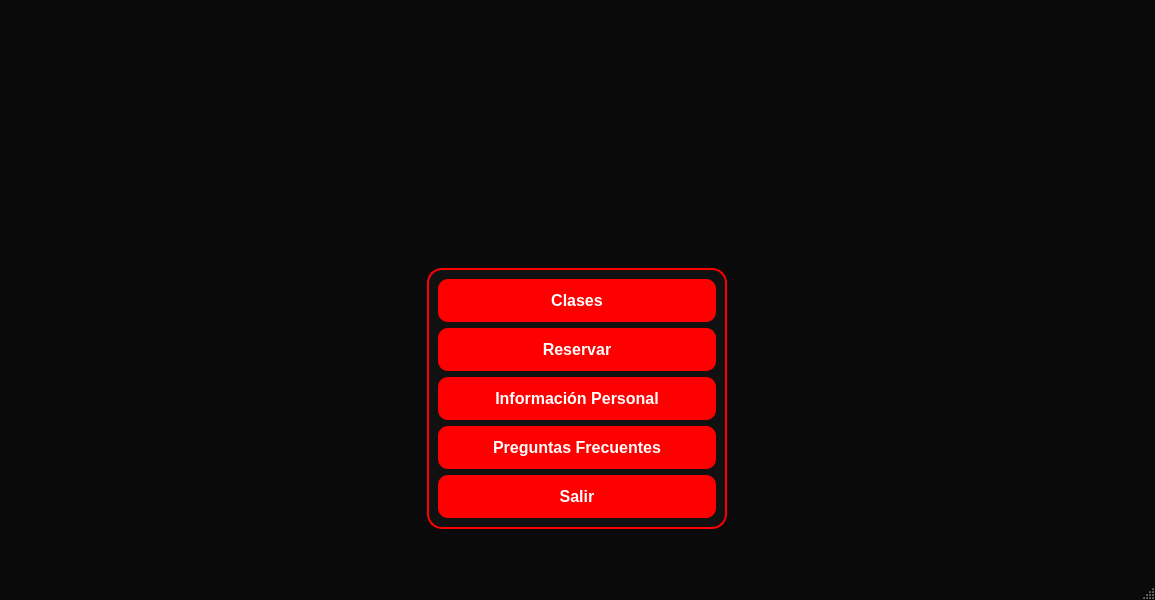
<?xml version="1.0" encoding="UTF-8"?>
<ui version="4.0">
 <class>clienteindex</class>
 <widget class="QMainWindow" name="clienteindex">
  <property name="geometry">
   <rect>
    <x>0</x>
    <y>0</y>
    <width>1155</width>
    <height>600</height>
   </rect>
  </property>
  <property name="minimumSize">
   <size>
    <width>800</width>
    <height>600</height>
   </size>
  </property>
  <property name="windowTitle">
   <string>MainWindow</string>
  </property>
  <property name="styleSheet">
   <string notr="true">/* =========================================
   1. FONDO DE LA VENTANA (MAINWINDOW)
   ========================================= */
QMainWindow, #centralwidget {
    background-color: #0a0a0a; /* Negro oscuro profundo */
}

/* =========================================
   2. TEXTOS (LABELS)
   ========================================= */
QLabel {
    color: #ffffff; /* Texto blanco */
}

/* =========================================
   3. CAJAS DE TEXTO (USUARIO Y CONTRASEÑA)
   ========================================= */
QLineEdit {
    background-color: rgba(30, 30, 30, 200); /* Gris oscuro semi-transparente */
    border: 2px solid #555555; /* Borde gris apagado por defecto */
    border-radius: 10px; /* Esquinas redondeadas */
    color: #ffffff; /* Letras blancas al escribir */
    padding: 10px;
    font-size: 14px;
}

/* Efecto Neón cuando le das clic a la caja para escribir */
QLineEdit:focus {
    border: 2px solid #ff0000; /* Borde rojo brillante */
    background-color: rgba(50, 20, 20, 200); /* Un ligero tono rojizo en el fondo */
}

/* =========================================
   4. BOTÓN PRINCIPAL (ENTRAR)
   ========================================= */
QPushButton {
    background-color: #ff0000; /* Rojo sólido ZoomFit */
    color: white;
    border-radius: 10px;
    padding: 12px;
    font-size: 16px;
    font-weight: bold;
}

/* Efecto cuando pasas el mouse por encima del botón */
QPushButton:hover {
    background-color: #cc0000; /* Rojo más oscuro para dar efecto de clic */
}</string>
  </property>
  <widget class="QWidget" name="centralwidget">
   <layout class="QVBoxLayout" name="verticalLayout_2">
    <item>
     <layout class="QVBoxLayout" name="verticalLayout">
      <item>
       <layout class="QHBoxLayout" name="horizontalLayout_2">
        <item>
         <spacer name="horizontalSpacer">
          <property name="orientation">
           <enum>Qt::Horizontal</enum>
          </property>
          <property name="sizeType">
           <enum>QSizePolicy::Ignored</enum>
          </property>
          <property name="sizeHint" stdset="0">
           <size>
            <width>40</width>
            <height>20</height>
           </size>
          </property>
         </spacer>
        </item>
        <item>
         <widget class="QLabel" name="label">
          <property name="sizePolicy">
           <sizepolicy hsizetype="Ignored" vsizetype="Preferred">
            <horstretch>0</horstretch>
            <verstretch>0</verstretch>
           </sizepolicy>
          </property>
          <property name="maximumSize">
           <size>
            <width>16777215</width>
            <height>350</height>
           </size>
          </property>
          <property name="text">
           <string/>
          </property>
          <property name="pixmap">
           <pixmap>../img/clienteindex.png</pixmap>
          </property>
          <property name="scaledContents">
           <bool>true</bool>
          </property>
         </widget>
        </item>
        <item>
         <spacer name="horizontalSpacer_2">
          <property name="orientation">
           <enum>Qt::Horizontal</enum>
          </property>
          <property name="sizeType">
           <enum>QSizePolicy::Ignored</enum>
          </property>
          <property name="sizeHint" stdset="0">
           <size>
            <width>40</width>
            <height>20</height>
           </size>
          </property>
         </spacer>
        </item>
       </layout>
      </item>
      <item>
       <spacer name="verticalSpacer">
        <property name="orientation">
         <enum>Qt::Vertical</enum>
        </property>
        <property name="sizeType">
         <enum>QSizePolicy::Preferred</enum>
        </property>
        <property name="sizeHint" stdset="0">
         <size>
          <width>20</width>
          <height>40</height>
         </size>
        </property>
       </spacer>
      </item>
      <item>
       <layout class="QHBoxLayout" name="horizontalLayout_9">
        <item>
         <spacer name="horizontalSpacer_3">
          <property name="orientation">
           <enum>Qt::Horizontal</enum>
          </property>
          <property name="sizeType">
           <enum>QSizePolicy::Preferred</enum>
          </property>
          <property name="sizeHint" stdset="0">
           <size>
            <width>40</width>
            <height>20</height>
           </size>
          </property>
         </spacer>
        </item>
        <item>
         <widget class="QFrame" name="frame">
          <property name="maximumSize">
           <size>
            <width>300</width>
            <height>16777215</height>
           </size>
          </property>
          <property name="styleSheet">
           <string notr="true">QFrame {
    border: 2px solid #ff0000;
    border-radius: 15px;
    background-color: rgba(20, 20, 20, 180); /* Ligeramente transparente */
}</string>
          </property>
          <property name="frameShape">
           <enum>QFrame::StyledPanel</enum>
          </property>
          <property name="frameShadow">
           <enum>QFrame::Raised</enum>
          </property>
          <layout class="QVBoxLayout" name="verticalLayout_3">
           <item>
            <widget class="QPushButton" name="clasesc">
             <property name="font">
              <font>
               <pointsize>-1</pointsize>
               <weight>75</weight>
               <bold>true</bold>
              </font>
             </property>
             <property name="text">
              <string>Clases</string>
             </property>
            </widget>
           </item>
           <item>
            <widget class="QPushButton" name="reservarc">
             <property name="font">
              <font>
               <pointsize>-1</pointsize>
               <weight>75</weight>
               <bold>true</bold>
              </font>
             </property>
             <property name="text">
              <string>Reservar</string>
             </property>
            </widget>
           </item>
           <item>
            <widget class="QPushButton" name="datosc">
             <property name="font">
              <font>
               <pointsize>-1</pointsize>
               <weight>75</weight>
               <bold>true</bold>
              </font>
             </property>
             <property name="text">
              <string>Información Personal</string>
             </property>
            </widget>
           </item>
           <item>
            <widget class="QPushButton" name="prgf">
             <property name="text">
              <string>Preguntas Frecuentes</string>
             </property>
            </widget>
           </item>
           <item>
            <widget class="QPushButton" name="salir">
             <property name="font">
              <font>
               <pointsize>-1</pointsize>
               <weight>75</weight>
               <bold>true</bold>
              </font>
             </property>
             <property name="text">
              <string>Salir</string>
             </property>
            </widget>
           </item>
          </layout>
         </widget>
        </item>
        <item>
         <spacer name="horizontalSpacer_4">
          <property name="orientation">
           <enum>Qt::Horizontal</enum>
          </property>
          <property name="sizeType">
           <enum>QSizePolicy::Preferred</enum>
          </property>
          <property name="sizeHint" stdset="0">
           <size>
            <width>40</width>
            <height>20</height>
           </size>
          </property>
         </spacer>
        </item>
       </layout>
      </item>
     </layout>
    </item>
    <item>
     <spacer name="verticalSpacer_2">
      <property name="orientation">
       <enum>Qt::Vertical</enum>
      </property>
      <property name="sizeType">
       <enum>QSizePolicy::Preferred</enum>
      </property>
      <property name="sizeHint" stdset="0">
       <size>
        <width>20</width>
        <height>40</height>
       </size>
      </property>
     </spacer>
    </item>
   </layout>
  </widget>
  <widget class="QStatusBar" name="statusbar"/>
 </widget>
 <resources/>
 <connections/>
</ui>
